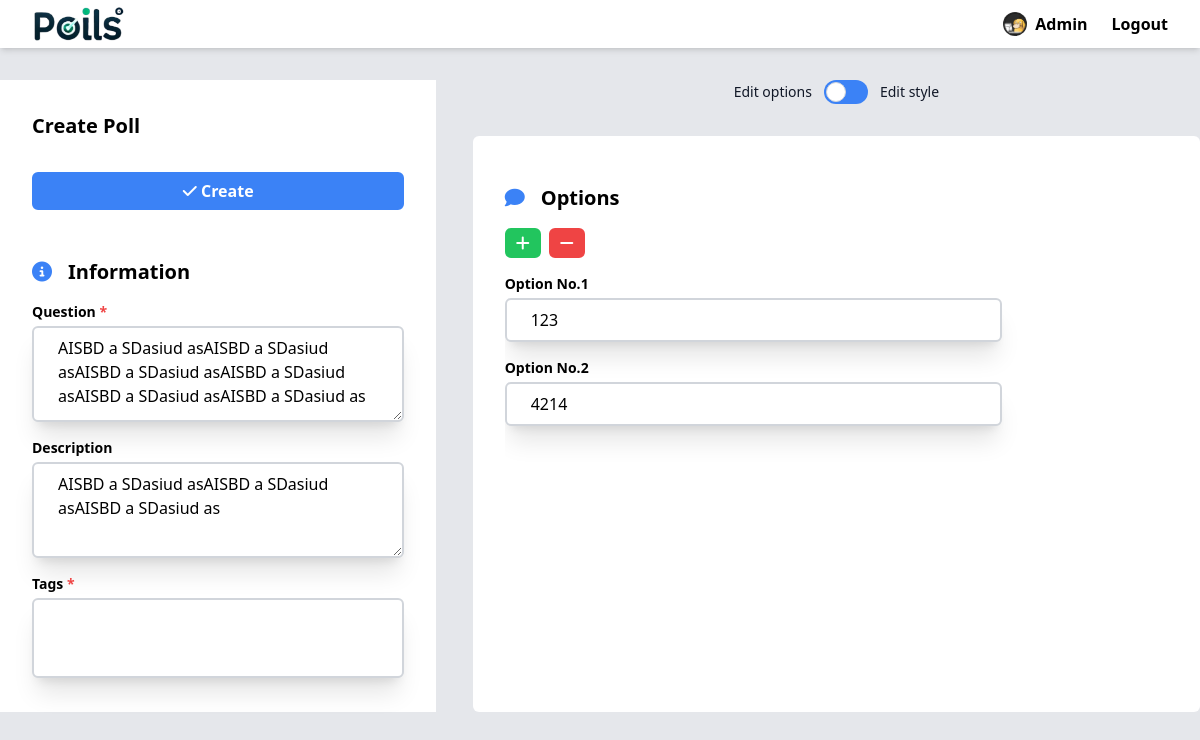
Before: /edit-poll/4/ (signed in) with the older database file.
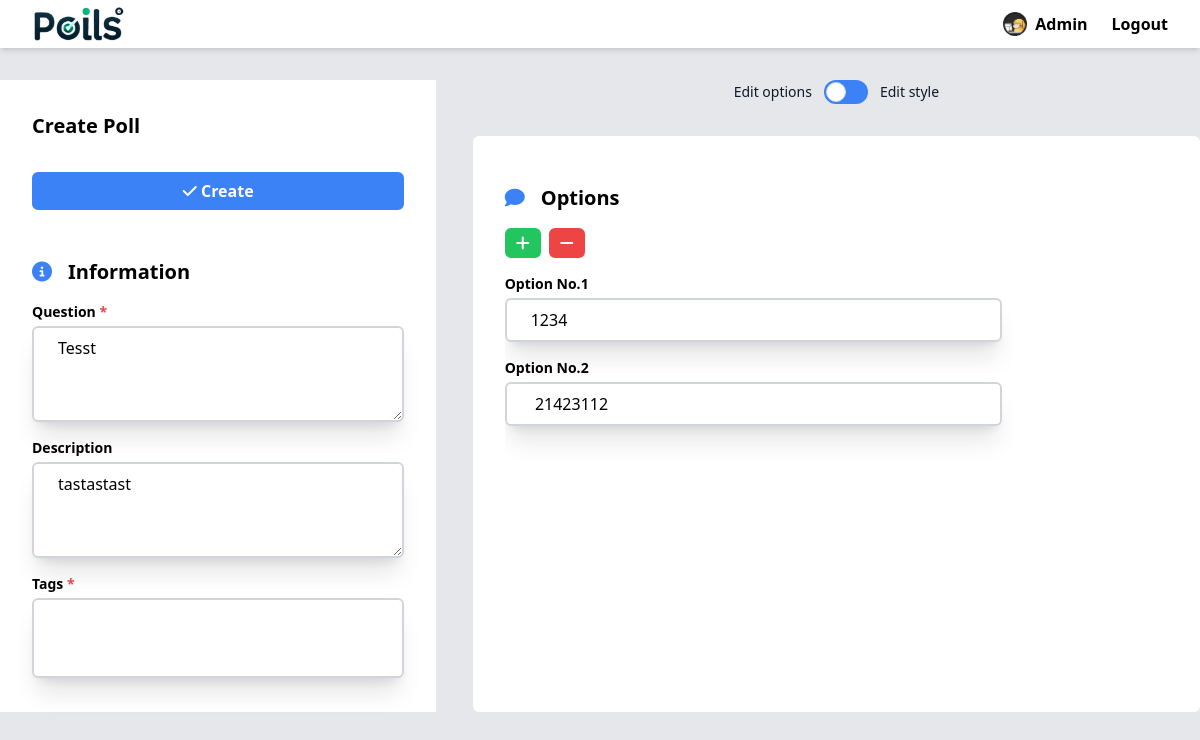
After: the same page with the newer database file.
### base/models.py (models this page shows, shortened)
class Poll(models.Model):
    question = models.TextField()
    description = models.TextField(null=True, blank=True)
    made_by = models.ForeignKey(User, on_delete=models.SET_NULL, null=True)
    created = models.DateTimeField(auto_now_add=True)
    updated = models.DateTimeField(auto_now=True)
    styles = models.ManyToManyField(Style)
    tags = models.ManyToManyField(Tag)
    class Meta:
        ordering = ['-updated', '-created']

class Option(models.Model):
    poll = models.ForeignKey(Poll, on_delete=models.CASCADE)
    label = models.TextField()
    created = models.DateTimeField(auto_now_add=True)
    updated = models.DateTimeField(auto_now=True)

### base/views.py (the view)
# urls.py: path('edit-poll/<int:pk>/', views.edit_poll, name="edit-poll"),
@login_required(login_url='login')
def edit_poll(request, pk):
    poll = Poll.objects.get(id=pk)
    options = Option.objects.filter(poll=poll)
    styles = Style.objects.all()
    tags = Tag.objects.all()
    if request.user != poll.made_by:
        messages.error(request, "You are not allowed to edit this poll.")
        return redirect('home')
    context = {
        'action': "update-poll",
        'styles': styles,
        'action_id': pk,
        'poll': poll,
        'options': options,
        'tags': tags
    }
    return render(request, 'base/poll_form.html', context)

### base/templates/base/poll_form.html (shortened to what the changed rows need)
{% extends 'main.html' %}
{% block content %}
    <form action="{% if action_id %}{% url action action_id %}{% else %}{% url action %}{% endif %}" method="POST">
        <div class="mt-8 grid grid-cols-[12fr_1fr_20fr]">
            <div class="p-8 bg-white">
                <div class="mt-4 grid grid-cols-1">
                    <label for="question" class="font-semibold text-sm mb-1">
                        Question <span class="text-red-500 font-bold">*</span>
                    </label>
                    <textarea required id="question" name="question" class="py-2 min-h-24 w-full px-6 border-2 border-gray-300 rounded-md shadow-xl overflow-hidden placeholder:font-bold focus:ring-blue-500 focus:border-blue-400 focus:shadow-blue-100 focus-visible:ring-0 focus-visible:outline-0">{% if poll %}{{ poll.question.lstrip }}{% endif %}</textarea>
                </div>
                <div class="mt-4 grid grid-cols-1">
                    <label for="description" class="font-semibold text-sm mb-1">
                        Description
                    </label>
                    <textarea id="description" name="description" class="py-2 min-h-24 w-full px-6 border-2 border-gray-300 rounded-md shadow-xl overflow-hidden placeholder:font-bold focus:ring-blue-500 focus:border-blue-400 focus:shadow-blue-100 focus-visible:ring-0 focus-visible:outline-0">{% if poll %}{{ poll.description.lstrip }}{% endif %}</textarea>
                </div>
            </div>
            <div>
                <div id="optionsContent" class="p-8 mt-8 h-[576px] bg-white rounded-md">
                    <div id="optionsContainer" class="h-[27rem] overflow-auto">
                        {% if poll %}
                            {% for option in options %}
                                <div class="mt-4 grid grid-cols-1">
                                    <label for="option{{ forloop.counter0|add:"1" }}" class="font-semibold text-sm mb-1">
                                        Option No.{{ forloop.counter0|add:"1" }}
                                    </label>
                                    <input id="option{{ forloop.counter0|add:"1" }}" name="options[]" value="{{ option.label }}" class="py-2 w-3/4 px-6 border-2 border-gray-300 rounded-md shadow-xl overflow-hidden placeholder:font-bold focus:ring-blue-500 focus:border-blue-400 focus:shadow-blue-100 focus-visible:ring-0 focus-visible:outline-0"/>
                                </div>
                            {% endfor %}
                        {% endif %}
                    </div>
                </div>
            </div>
        </div>
    </form>
{% endblock %}

Changed rows visible on the page:
removed Option: label "123"
removed Option: label "4214"
changed Poll: question "AISBD a SDasiud asAISBD a SDasiud asAISBD a SDasiud asAISBD a SDasiud asAISBD a SDasiud asAISBD a SDasiud as" → "Tesst"; description "AISBD a SDasiud asAISBD a SDasiud asAISBD a SDasiud as" → "tastastast"
added Option: label "1234"
added Option: label "21423112"
